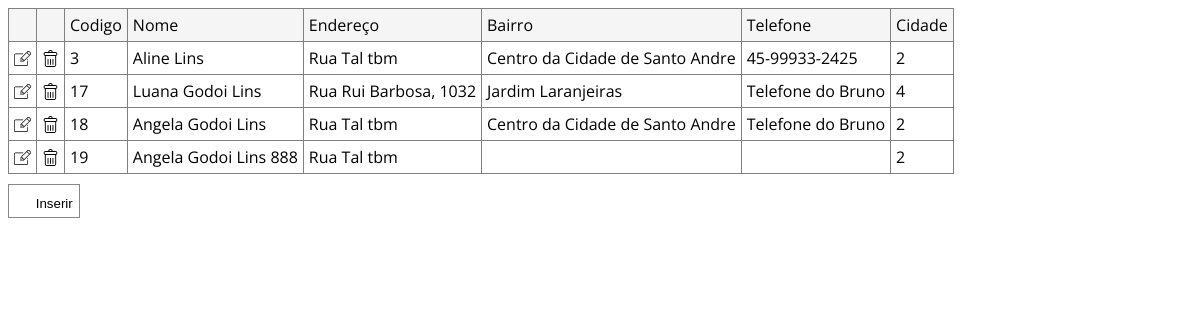
Screenshot of /modulo03/nivel1/pessoa_list.php with the database file from the repository.
### tables this page shows
CREATE TABLE `pessoa` (
  `id` int(11) NOT NULL,
  `nome` text DEFAULT NULL,
  `endereco` text DEFAULT NULL,
  `bairro` text DEFAULT NULL,
  `telefone` text DEFAULT NULL,
  `email` text DEFAULT NULL,
  `id_cidade` int(11) DEFAULT NULL
);

### modulo03/nivel1/pessoa_list.php (the view, shortened to what this page needs)
<html>
<head>
  <link href="css/list.css" rel="stylesheet" type="text/css" media="screen">
</head>
<body>
  <table border="1">
    <thead>
      <tr>
        <td></td>
        <td></td>
        <td>Codigo</td>
        <td>Nome</td>
        <td>Endereço</td>
        <td>Bairro</td>
        <td>Telefone</td>
        <td>Cidade</td>
      </tr>
    </thead>
    <tbody>
      <?php
      try {
        $conn = new PDO('mysql:host=127.0.0.1;port=3306;dbname=livro', 'root', '');
        $conn->setAttribute(PDO::ATTR_ERRMODE, PDO::ERRMODE_EXCEPTION);
        $output = "";
        $result = $conn->query("select id, nome, endereco, bairro, telefone, email, id_cidade from pessoa");
        if ($result) {
          while ($row = $result->fetchObject()) {
            $editar  = "<a href='pessoa_form_edit.php?id={$row->id}'><img src='images/edit.svg' style='width: 17px'><a>";
            $excluir = "<a href='pessoa_delete.php?id={$row->id}'><img src='images/delete.svg' style='width: 17px'></a>";
            $output  .= "<tr><td>{$editar}</td><td>{$excluir}</td>";
            $output  .= "<td>{$row->id}</td>";
            $output  .= "<td>{$row->nome}</td>";
            $output  .= "<td>{$row->endereco}</td>";
            $output  .= "<td>{$row->bairro}</td>";
            $output  .= "<td>{$row->telefone}</td>";
            $output  .= "<td>{$row->id_cidade}</td>";
            $output  .= '</tr>';
          }
        }
        print $output;
      } catch (PDOException $e) {
        print 'Erro: ' . $e->getMessage();
      }
      ?>
    </tbody>
  </table>
  <button onclick="window.location='pessoa_form_insert.php'">
    <img src="images/add2.svg" style="width: 17px"> Inserir</img>
  </button>
</body>
</html>

### modulo03/nivel1/css/list.css (style rules this page uses)
table { border: 1px solid gray; border-collapse: collapse; font-family: "Open Sans"; }
table > thead > tr { background: whitesmoke; }
table td { padding: 5px; }
button { background: white; border: 1px solid #888; margin-top: 10px; padding: 6px; cursor: pointer; vertical-align: middle; }

### rows the page displays
pessoa: id "3", nome "Aline Lins", endereco "Rua Tal tbm", bairro "Centro da Cidade de Santo Andre", telefone "45-99933-2425", id_cidade "2"
pessoa: id "17", nome "Luana Godoi Lins", endereco "Rua Rui Barbosa, 1032", bairro "Jardim Laranjeiras", telefone "Telefone do Bruno", id_cidade "4"
pessoa: id "18", nome "Angela Godoi Lins", endereco "Rua Tal tbm", bairro "Centro da Cidade de Santo Andre", telefone "Telefone do Bruno", id_cidade "2"
pessoa: id "19", nome "Angela Godoi Lins 888", endereco "Rua Tal tbm", id_cidade "2"
